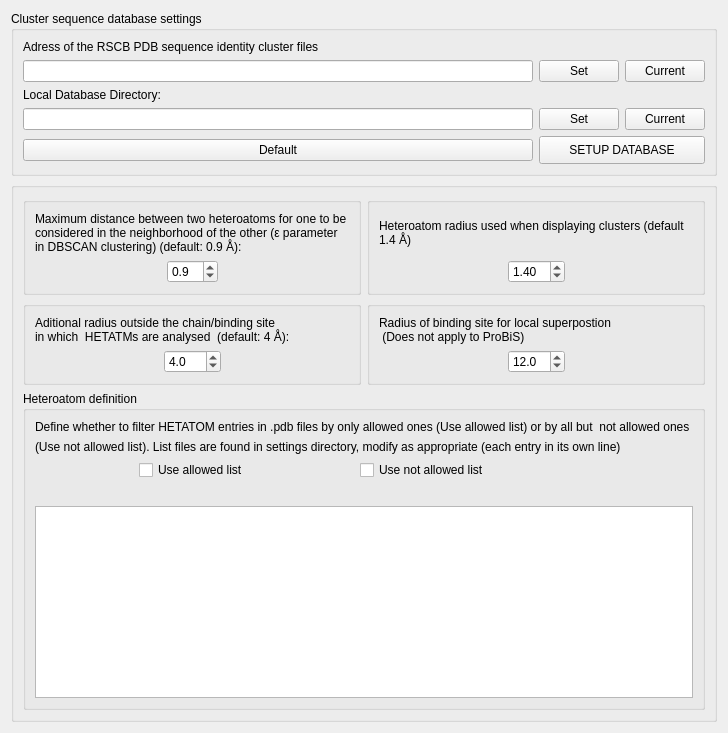
      <widget class="QWidget" name="TabSettings">
       <attribute name="title">
        <string>Settings</string>
       </attribute>
       <layout class="QGridLayout" name="gridLayout_5">
        <item row="1" column="0">
         <widget class="QGroupBox" name="groupBox_3">
          <property name="title">
           <string/>
          </property>
          <layout class="QGridLayout" name="gridLayout_11">
           <item row="0" column="0">
            <widget class="QGroupBox" name="BoxDBScan">
             <property name="title">
              <string/>
             </property>
             <layout class="QGridLayout" name="gridLayout_7">
              <item row="0" column="0" colspan="3">
               <widget class="QLabel" name="LabelDB">
                <property name="text">
                 <string>Maximum distance between two heteroatoms for one to be considered in the neighborhood of the other (ε parameter in DBSCAN clustering) (default: 0.9 Å):</string>
                </property>
                <property name="scaledContents">
                 <bool>true</bool>
                </property>
                <property name="wordWrap">
                 <bool>true</bool>
                </property>
               </widget>
              </item>
              <item row="2" column="1">
               <widget class="QDoubleSpinBox" name="SpinDB">
                <property name="correctionMode">
                 <enum>QAbstractSpinBox::CorrectToNearestValue</enum>
                </property>
                <property name="decimals">
                 <number>1</number>
                </property>
                <property name="minimum">
                 <double>0.100000000000000</double>
                </property>
                <property name="maximum">
                 <double>10.000000000000000</double>
                </property>
                <property name="singleStep">
                 <double>0.100000000000000</double>
                </property>
                <property name="value">
                 <double>0.900000000000000</double>
                </property>
               </widget>
              </item>
              <item row="2" column="2">
               <spacer name="horizontalSpacer_5">
                <property name="orientation">
                 <enum>Qt::Horizontal</enum>
                </property>
                <property name="sizeHint" stdset="0">
                 <size>
                  <width>40</width>
                  <height>20</height>
                 </size>
                </property>
               </spacer>
              </item>
              <item row="2" column="0">
               <spacer name="horizontalSpacer_6">
                <property name="orientation">
                 <enum>Qt::Horizontal</enum>
                </property>
                <property name="sizeHint" stdset="0">
                 <size>
                  <width>40</width>
                  <height>20</height>
                 </size>
                </property>
               </spacer>
              </item>
             </layout>
            </widget>
           </item>
           <item row="0" column="1">
            <widget class="QGroupBox" name="groupBox">
             <property name="title">
              <string/>
             </property>
             <layout class="QGridLayout" name="gridLayout_12">
              <item row="1" column="1">
               <widget class="QDoubleSpinBox" name="SpinRadius">
                <property name="decimals">
                 <number>2</number>
                </property>
                <property name="singleStep">
                 <double>0.100000000000000</double>
                </property>
                <property name="value">
                 <double>1.400000000000000</double>
                </property>
               </widget>
              </item>
              <item row="1" column="0">
               <spacer name="horizontalSpacer_3">
                <property name="orientation">
                 <enum>Qt::Horizontal</enum>
                </property>
                <property name="sizeHint" stdset="0">
                 <size>
                  <width>40</width>
                  <height>20</height>
                 </size>
                </property>
               </spacer>
              </item>
              <item row="1" column="2">
               <spacer name="horizontalSpacer_4">
                <property name="orientation">
                 <enum>Qt::Horizontal</enum>
                </property>
                <property name="sizeHint" stdset="0">
                 <size>
                  <width>40</width>
                  <height>20</height>
                 </size>
                </property>
               </spacer>
              </item>
              <item row="0" column="0" colspan="3">
               <widget class="QLabel" name="LabelDB_2">
                <property name="text">
                 <string>Heteroatom radius used when displaying clusters (default 1.4 Å)</string>
                </property>
                <property name="scaledContents">
                 <bool>true</bool>
                </property>
                <property name="wordWrap">
                 <bool>true</bool>
                </property>
               </widget>
              </item>
             </layout>
            </widget>
           </item>
           <item row="4" column="0" colspan="2">
            <widget class="QGroupBox" name="groupBox_2">
             <property name="title">
              <string>Heteroatom definition</string>
             </property>
             <layout class="QGridLayout" name="gridLayout_10">
              <item row="3" column="0" colspan="5">
               <widget class="QLabel" name="LabelAllowedNot">
                <property name="text">
                 <string/>
                </property>
               </widget>
              </item>
              <item row="2" column="4">
               <spacer name="horizontalSpacer_9">
                <property name="orientation">
                 <enum>Qt::Horizontal</enum>
                </property>
                <property name="sizeHint" stdset="0">
                 <size>
                  <width>40</width>
                  <height>20</height>
                 </size>
                </property>
               </spacer>
              </item>
              <item row="5" column="0" colspan="5">
               <widget class="QListWidget" name="ListAllowedNot"/>
              </item>
              <item row="2" column="3">
               <widget class="QCheckBox" name="CheckNotAllowed">
                <property name="text">
                 <string>Use not allowed list                              </string>
                </property>
               </widget>
              </item>
              <item row="2" column="1">
               <widget class="QCheckBox" name="CheckAllowed">
                <property name="text">
                 <string>Use allowed list</string>
                </property>
               </widget>
              </item>
              <item row="2" column="0">
               <spacer name="horizontalSpacer_8">
                <property name="orientation">
                 <enum>Qt::Horizontal</enum>
                </property>
                <property name="sizeHint" stdset="0">
                 <size>
                  <width>40</width>
                  <height>20</height>
                 </size>
                </property>
               </spacer>
              </item>
              <item row="1" column="0" colspan="5">
               <widget class="QLabel" name="label_5">
                <property name="text">
                 <string>(Use not allowed list). List files are found in settings directory, modify as appropriate (each entry in its own line)</string>
                </property>
               </widget>
              </item>
              <item row="2" column="2">
               <spacer name="horizontalSpacer_7">
                <property name="orientation">
                 <enum>Qt::Horizontal</enum>
                </property>
                <property name="sizeHint" stdset="0">
                 <size>
                  <width>40</width>
                  <height>20</height>
                 </size>
                </property>
               </spacer>
              </item>
              <item row="0" column="0" colspan="5">
               <widget class="QLabel" name="label_4">
                <property name="text">
                 <string>Define whether to filter HETATOM entries in .pdb files by only allowed ones (Use allowed list) or by all but  not allowed ones </string>
                </property>
               </widget>
              </item>
             </layout>
            </widget>
           </item>
           <item row="1" column="1" rowspan="3">
            <widget class="QGroupBox" name="groupBox_5">
             <property name="title">
              <string/>
             </property>
             <layout class="QGridLayout" name="gridLayout_13">
              <item row="0" column="0" colspan="3">
               <widget class="QLabel" name="label_9">
                <property name="text">
                 <string>Radius of binding site for local superpostion 
 (Does not apply to ProBiS)</string>
                </property>
               </widget>
              </item>
              <item row="1" column="0">
               <spacer name="horizontalSpacer_11">
                <property name="orientation">
                 <enum>Qt::Horizontal</enum>
                </property>
                <property name="sizeHint" stdset="0">
                 <size>
                  <width>40</width>
                  <height>20</height>
                 </size>
                </property>
               </spacer>
              </item>
              <item row="1" column="1">
               <widget class="QDoubleSpinBox" name="SpinBsiteRadius">
                <property name="decimals">
                 <number>1</number>
                </property>
                <property name="value">
                 <double>12.000000000000000</double>
                </property>
               </widget>
              </item>
              <item row="1" column="2">
               <spacer name="horizontalSpacer_10">
                <property name="orientation">
                 <enum>Qt::Horizontal</enum>
                </property>
                <property name="sizeHint" stdset="0">
                 <size>
                  <width>112</width>
                  <height>20</height>
                 </size>
                </property>
               </spacer>
              </item>
             </layout>
            </widget>
           </item>
           <item row="1" column="0" rowspan="3">
            <widget class="QGroupBox" name="groupBox_4">
             <property name="title">
              <string/>
             </property>
             <layout class="QGridLayout" name="gridLayout_9">
              <item row="3" column="1">
               <widget class="QDoubleSpinBox" name="SpinAddBsiteRad">
                <property name="decimals">
                 <number>1</number>
                </property>
                <property name="value">
                 <double>4.000000000000000</double>
                </property>
               </widget>
              </item>
              <item row="3" column="2">
               <spacer name="horizontalSpacer_13">
                <property name="orientation">
                 <enum>Qt::Horizontal</enum>
                </property>
                <property name="sizeHint" stdset="0">
                 <size>
                  <width>40</width>
                  <height>20</height>
                 </size>
                </property>
               </spacer>
              </item>
              <item row="3" column="0">
               <spacer name="horizontalSpacer_12">
                <property name="orientation">
                 <enum>Qt::Horizontal</enum>
                </property>
                <property name="sizeHint" stdset="0">
                 <size>
                  <width>40</width>
                  <height>20</height>
                 </size>
                </property>
               </spacer>
              </item>
              <item row="0" column="0" colspan="3">
               <widget class="QLabel" name="label_8">
                <property name="text">
                 <string>Aditional radius outside the chain/binding site 
in which  HETATMs are analysed  (default: 4 Å):</string>
                </property>
               </widget>
              </item>
             </layout>
            </widget>
           </item>
          </layout>
         </widget>
        </item>
        <item row="0" column="0">
         <widget class="QGroupBox" name="BoxCluster">
          <property name="title">
           <string>Cluster sequence database settings</string>
          </property>
          <layout class="QGridLayout" name="gridLayout_6">
           <item row="0" column="0">
            <widget class="QLabel" name="LabelDlFrom">
             <property name="text">
              <string>Adress of the RSCB PDB sequence identity cluster files</string>
             </property>
            </widget>
           </item>
           <item row="1" column="0">
            <widget class="QLineEdit" name="LineDlFrom"/>
           </item>
           <item row="1" column="1">
            <widget class="QPushButton" name="PushSetDL">
             <property name="text">
              <string>Set</string>
             </property>
            </widget>
           </item>
           <item row="1" column="2">
            <widget class="QPushButton" name="PushCurrentDL">
             <property name="text">
              <string>Current</string>
             </property>
            </widget>
           </item>
           <item row="2" column="0">
            <widget class="QLabel" name="LabelDlTo">
             <property name="text">
              <string>Local Database Directory:</string>
             </property>
            </widget>
           </item>
           <item row="3" column="0">
            <widget class="QLineEdit" name="LineDlTo"/>
           </item>
           <item row="3" column="1">
            <widget class="QPushButton" name="PushSetMachine">
             <property name="text">
              <string>Set</string>
             </property>
            </widget>
           </item>
           <item row="3" column="2">
            <widget class="QPushButton" name="PushCurrentMachine">
             <property name="text">
              <string>Current</string>
             </property>
            </widget>
           </item>
           <item row="4" column="0">
            <widget class="QPushButton" name="PushDefault">
             <property name="text">
              <string>Default</string>
             </property>
            </widget>
           </item>
           <item row="4" column="1" colspan="2">
            <widget class="QPushButton" name="PushSetup">
             <property name="sizePolicy">
              <sizepolicy hsizetype="Minimum" vsizetype="Fixed">
               <horstretch>0</horstretch>
               <verstretch>0</verstretch>
              </sizepolicy>
             </property>
             <property name="minimumSize">
              <size>
               <width>140</width>
               <height>28</height>
              </size>
             </property>
             <property name="text">
              <string>SETUP DATABASE</string>
             </property>
            </widget>
           </item>
          </layout>
         </widget>
        </item>
       </layout>
      </widget>
